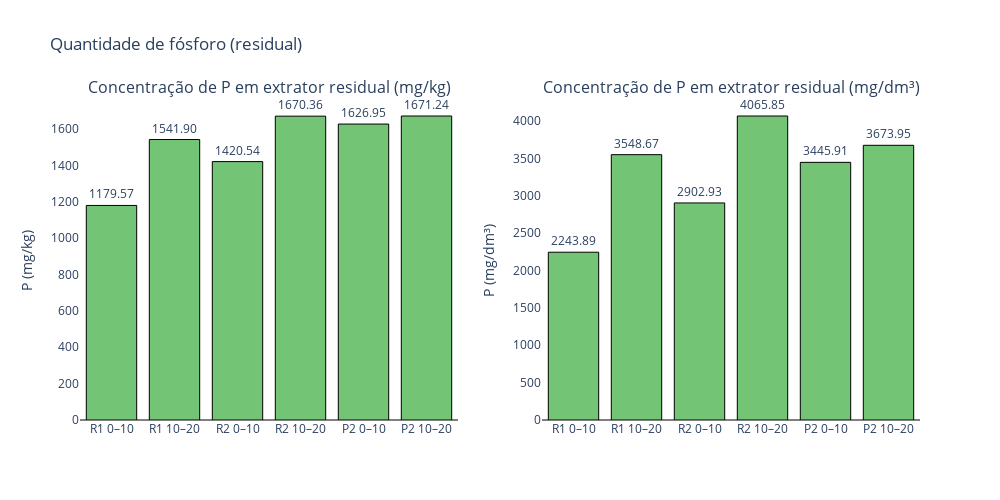

The code cell stored with this chart in its notebook:
### Code cell
import plotly.graph_objects as go
from plotly.subplots import make_subplots
import numpy as np

# Seus dados (mantém o mesmo formato)
valores_mgkg = np.array([
    R1_0_10_residual,
    R1_10_20_residual,
    R2_0_10_residual,
    R2_10_20_residual,
    P2_0_10_residual,
    P2_10_20_residual
], dtype=float)

valores_mg_dm3 = np.array(valores_mg_dm3, dtype=float)
densidades = np.array(densidades, dtype=float)

labels = ['R1 0–10','R1 10–20','R2 0–10','R2 10–20','P2 0–10','P2 10–20']

def colors_for(vals):
    return ['#74c476' if v >= 0 else '#d9d9d9' for v in vals]

# Exibir dados no terminal
for label, dens, mgkg, mgdm3 in zip(labels, densidades, valores_mgkg, valores_mg_dm3):
    print(f"{label}: densidade = {dens:.4f} g/cm³  |  {mgkg:.2f} mg/kg  ->  {mgdm3:.2f} mg/dm³")

# Criação das duas colunas (subplots lado a lado)
fig = make_subplots(rows=1, cols=2, subplot_titles=("Concentração de P em extrator residual (mg/kg)", "Concentração de P em extrator residual (mg/dm³)"))

# --- Primeiro gráfico (mg/kg)
colors1 = colors_for(valores_mgkg)
texts1 = [f"{v:.2f}" if v >= 0 else "Não mensurável" for v in valores_mgkg]
fig.add_trace(
    go.Bar(
        x=labels,
        y=valores_mgkg,
        text=texts1,
        textposition="outside",
        marker=dict(color=colors1, line=dict(color='black', width=1)),
        name="P (mg/kg)"
    ),
    row=1, col=1
)

# --- Segundo gráfico (mg/dm³)
colors2 = colors_for(valores_mg_dm3)
texts2 = [f"{v:.2f}" if v >= 0 else "Não mensurável" for v in valores_mg_dm3]
fig.add_trace(
    go.Bar(
        x=labels,
        y=valores_mg_dm3,
        text=texts2,
        textposition="outside",
        marker=dict(color=colors2, line=dict(color='black', width=1)),
        name="P (mg/dm³)"
    ),
    row=1, col=2
)

# Layout geral
fig.update_layout(
    height=500,
    width=1000,
    title_text="Quantidade de fósforo (residual)",
    showlegend=False,
    plot_bgcolor='rgba(0,0,0,0)',
)
fig.update_yaxes(title_text="P (mg/kg)", row=1, col=1, zeroline=True, zerolinewidth=1, zerolinecolor='black')
fig.update_yaxes(title_text="P (mg/dm³)", row=1, col=2, zeroline=True, zerolinewidth=1, zerolinecolor='black')

fig.show()

### Figure 1 — Plotly figure (JSON) as saved in the notebook; plotly's stock layout.template omitted (floating-point values rounded to 4 significant figures)
{"data": [{"marker": {"color": ["#74c476", "#74c476", "#74c476", "#74c476", "#74c476", "#74c476"], "line": {"color": "black", "width": 1}}, "name": "P (mg/kg)", "text": ["1179.57", "1541.90", "1420.54", "1670.36", "1626.95", "1671.24"], "textposition": "outside", "type": "bar", "x": ["R1 0–10", "R1 10–20", "R2 0–10", "R2 10–20", "P2 0–10", "P2 10–20"], "xaxis": "x", "y": [1180.0, 1542.0, 1421.0, 1670.0, 1627.0, 1671.0], "yaxis": "y"}, {"marker": {"color": ["#74c476", "#74c476", "#74c476", "#74c476", "#74c476", "#74c476"], "line": {"color": "black", "width": 1}}, "name": "P (mg/dm³)", "text": ["2243.89", "3548.67", "2902.93", "4065.85", "3445.91", "3673.95"], "textposition": "outside", "type": "bar", "x": ["R1 0–10", "R1 10–20", "R2 0–10", "R2 10–20", "P2 0–10", "P2 10–20"], "xaxis": "x2", "y": [2244.0, 3549.0, 2903.0, 4066.0, 3446.0, 3674.0], "yaxis": "y2"}], "layout": {"annotations": [{"font": {"size": 16}, "showarrow": false, "text": "Concentração de P em extrator residual (mg/kg)", "x": 0.225, "xanchor": "center", "xref": "paper", "y": 1, "yanchor": "bottom", "yref": "paper"}, {"font": {"size": 16}, "showarrow": false, "text": "Concentração de P em extrator residual (mg/dm³)", "x": 0.775, "xanchor": "center", "xref": "paper", "y": 1, "yanchor": "bottom", "yref": "paper"}], "height": 500, "plot_bgcolor": "rgba(0,0,0,0)", "showlegend": false, "title": {"text": "Quantidade de fósforo (residual)"}, "width": 1000, "xaxis": {"anchor": "y", "domain": [0, 0.45]}, "xaxis2": {"anchor": "y2", "domain": [0.55, 1]}, "yaxis": {"anchor": "x", "domain": [0, 1], "title": {"text": "P (mg/kg)"}, "zeroline": true, "zerolinecolor": "black", "zerolinewidth": 1}, "yaxis2": {"anchor": "x2", "domain": [0, 1], "title": {"text": "P (mg/dm³)"}, "zeroline": true, "zerolinecolor": "black", "zerolinewidth": 1}}}
